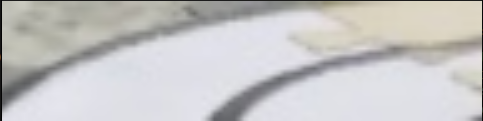
#> input picture pzb_ws/pzb_vision/scripts/img2.png, 483 x 121 px
$ python line_detection_trackbar.py
#> lines starting #> are read from the running program, lines starting #| are printed output that depends on the picture; after the words box and inside, x2 and y2 are one past the last pixel; in counts of white or black regions, pixels touching at a corner belong together
### pzb_ws/pzb_vision/scripts/segmentation_functions.py
#!/usr/bin/env python

import numpy as np
import cv2 as cv2
import math
from numpy import linalg
from matplotlib import pyplot as plt

class Point:
    id = 0
    x = 0.0
    y = 0.0
    fwd = -1
    back = -1
    left = -1
    right = -1
    lines = [0., 0.]

    # [5 lines left out: function __init__, not called in this run]

    def dist(self, other):
        return math.sqrt((self.x - other.x)**2 + (self.y - other.y)**2)

    # [6 lines left out: function display, not called in this run]

def p_dist(p1, p2):
    return math.sqrt((p1[0] - p2[0])**2 + (p1[1] - p2[1])**2)

def get_ang(line):
    ang = math.atan2(line[2] - line[0], line[3] - line[1])
    return norm_ang(ang)

def midpoint(line):
    return [(line[0] + line[2]) / 2, (line[1] + line[3]) / 2]

# [5 lines left out: function angle_diff, not called in this run]

def norm_ang(ang):
    new_ang = (ang + math.pi) % (2*math.pi) - math.pi
    return new_ang + 2 * math.pi if new_ang < -math.pi else new_ang

# [203 lines left out: functions dist, line_ang_diff, is_line_similar, is_line_similar2, point_in_bounds, extend_line and 14 more, not called in this run]

def op_idx(i):
    return (i//2) * 2 + (i+1)%2

# [27 lines left out: function find_rotation, not called in this run]

def get_pair(i, pp):
    return [pp[i], pp[op_idx(i)]]

def point_translate(p, trans):
    p.lines[0] -= trans[1]
    p.lines[1] -= trans[0]

# [51 lines left out: functions point_rotate, share_adj, not called in this run]

def get_trans_rel(p1, p2):
    return [p2.lines[0] - p1.lines[0], p2.lines[1] - p1.lines[1]]

# [73 lines left out: functions get_rel, h_line_similar, h_line_similar2, find_offset, sorted_lines, get_sign and 1 more, not called in this run]

def cv2_conc(imgs):
    frames = imgs[0].copy()
    if len(frames.shape) == 2:
        frames = cv2.cvtColor(frames, cv2.COLOR_GRAY2RGB)

    for i in range(len(imgs)-1):
        tmp = imgs[i+1].copy()
        if len(tmp.shape) == 2:
            tmp = cv2.cvtColor(tmp, cv2.COLOR_GRAY2RGB)
        frames = np.concatenate((frames, tmp), axis=0)
    return frames

# [4 lines left out: function validate_window, not called in this run]


def pure_ring(arr, ring, lims, n):
    in_p = 0
    out_p = 0
    last_p = 0

    windows = []

    for i in range(len(arr[0])):
        # print(len(arr) * ring // n)
        if arr[(len(arr) * ring // n)][i]:
            if last_p == 0:
                in_p = i
            out_p = i

            if len(windows) > 0 and i == len(arr[0]) - 1 and (out_p != windows[-1][1]):
                windows.append(validate_window(in_p, out_p, lims))

        else:
            if last_p != 0:
                windows.append(validate_window(in_p, out_p, lims))

        last_p = arr[len(arr) * ring // n][i]

    # print(ring, windows)
    return windows

# [4 lines left out: function is_joined_window, not called in this run]

def pure_thresh(arr):
    window_list = []
    n = 10
    for i in range(n-1):
        window_list.append(pure_ring(arr , i+1 , [70,180], n))

    windows_pure = []
    for windows in window_list:
        for window in windows:
            if window[2]:
                for i in range(len(windows_pure)):
                    if is_joined_window(windows_pure[i], window):
                        windows_pure[i] = [min(windows_pure[i][0], window[0]), max(windows_pure[i][1], window[1]), windows_pure[i][2] + window[2]]
                    else:
                        windows_pure.append(window)
                if len(windows_pure) == 0:
                    windows_pure.append(window)

    pure_image = np.copy(arr) * 0
    for windows in windows_pure:
        if windows[2] > n * 0.5:
            window_offset = len(arr[0]) // 50
            w_lims = [windows[0] - window_offset, windows[1] + window_offset]
            pure_image[::, w_lims[0]:w_lims[1]] = arr[::, w_lims[0]:w_lims[1]]

    return pure_image

### pzb_ws/pzb_vision/scripts/line_detection_trackbar.py
#!/usr/bin/env python3

import cv2 as cv2
import numpy as np
from segmentation_functions import *

idxs = range(278)

min_threshold_slider_max = 255
img_selector_slider_max = len(idxs) - 1
brightness_slider_max = 1000
contrast_slider_max = 100
low_canny_slider_max = 255
high_canny_slider_max = 255

title_window = 'Line Detection'

min_thresh = 143
chosen_idx = 0
brightness = 454
contrast = 45
low_canny = 50
high_canny = 150


def min_callback(val):
    global min_thresh
    min_thresh = val
    process_img()

def idx_callback(val):
    global chosen_idx
    chosen_idx = val
    process_img()

def brightness_callback(val):
    global brightness
    brightness = val/brightness_slider_max*-1000
    process_img()

def contrast_callback(val):
    global contrast
    contrast = val/contrast_slider_max*10
    process_img()

def low_canny_callback(val):
    global low_canny
    low_canny = val
    process_img()

def high_canny_callback(val):
    global high_canny
    high_canny = val
    process_img()


def process_img():
    img = cv2.imread("img2.png")
#> img is the input picture: shape (121, 483, 3); mean B, G, R 197.9, 198.1, 198.8

    w = img.shape[1] * 1
#> w = 483
    h = img.shape[0] * 1
#> h = 121
    img = cv2.resize(img,(w,h))

    x_c = int(w/2)
#> x_c = 241
    x_t = int(w*.3)
#> x_t = 144
    img = img[:: , x_c - x_t : x_c + x_t]
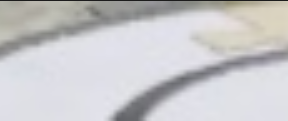
#> img: shape (121, 288, 3); mean B, G, R 203, 200.7, 201

    img_weighted = cv2.addWeighted(img, contrast, np.zeros(img.shape, img.dtype), 0, brightness)
#> img_weighted: shape (121, 288, 3); every value is 255
    grayImage = cv2.cvtColor(img_weighted, cv2.COLOR_BGR2GRAY)
#> grayImage: shape (121, 288); every value is 255

    ret,thresh = cv2.threshold(grayImage,min_thresh,255,cv2.THRESH_BINARY_INV)
#> thresh: shape (121, 288); every value is 0
#> ret = 143

    thresh2 = pure_thresh(thresh)
#> after the loop in pure_thresh, `for i in range(n-1):`: window_list = [[], [], [], [], [], [], [], [], []]
#> the loop in pure_thresh, `for windows in window_list:` made 9 passes
#> after the loop in pure_thresh, `for windows in window_list:`: windows_pure = []

    col = 0
    colsum = []

    for i in range(len(img[0])):
        for j in range(len(img)):
            col += thresh2[j][i]
        colsum.append(int(col/j))
        col = 0
#> after the loop, colsum = 288 values from 0 to 0

    # PORCENTAJE PARA THRESHOLD
    thr_p = 0.8

    # THRESHOLD PARA DETERMINAR LINEA
    threshold = thr_p * max(colsum)
#> threshold = 0

    # print(colsum[2])

    for i in range(len(img[0])):
        for j in range(len(img)):
            if(colsum[i] < threshold):
                thresh2[j][i] = 0
            else:
                thresh2[j][i] = 255

    # MOMENTOS (PARA ENCONTRAR CENTRO DE BLOB)
    M = cv2.moments(thresh2)
#> M = moments, m00 8886240, centre m10/m00, m01/m00 = (143.5, 60)

    if M["m00"] != 0:
        cX = int(M["m10"] / M["m00"])
#> cX = 143
        cY = int(M["m01"] / M["m00"])
#> cY = 60
        # print("cX: " + str(cX) + "  cY: " + str(cY))
    else:
        cX, cY = 0, 0

    viewingFrame = img.copy()
    if cX != thresh2.shape[1]//2 - 1 or cY != thresh2.shape[0]//2 - 1:
        cv2.circle(viewingFrame,(cX, cY), 10, (0,0,255),-1)
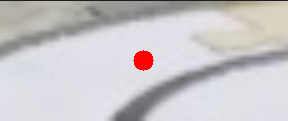
#> viewingFrame: shape (121, 288, 3); 0.91% of pixels changed, all inside (x1, y1, x2, y2) = (133, 50, 154, 71)

    frames = cv2_conc([img, img_weighted, thresh, thresh2, viewingFrame])
#> the loop in cv2_conc, `for i in range(len(imgs)-1):` made 4 passes
#> pass 1, in cv2_conc, `frames = np.concatenate((frames, tmp), axis=0)`:
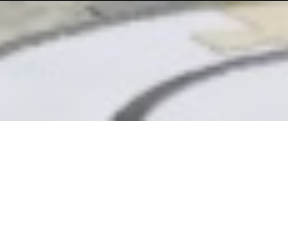
#> frames: shape (242, 288, 3); mean of channels 0, 1, 2 229, 227.8, 228; drawn as B, G, R
#> pass 2, in cv2_conc, `frames = np.concatenate((frames, tmp), axis=0)`:
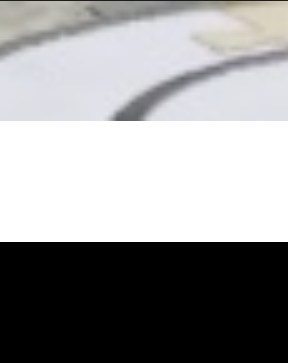
#> frames: shape (363, 288, 3); mean of channels 0, 1, 2 152.7, 151.9, 152; drawn as B, G, R
#> pass 3, in cv2_conc, `frames = np.concatenate((frames, tmp), axis=0)`:
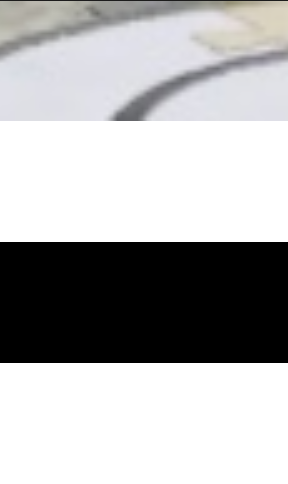
#> frames: shape (484, 288, 3); mean of channels 0, 1, 2 178.3, 177.7, 177.8; drawn as B, G, R
#> after the loop in cv2_conc, `for i in range(len(imgs)-1):`:
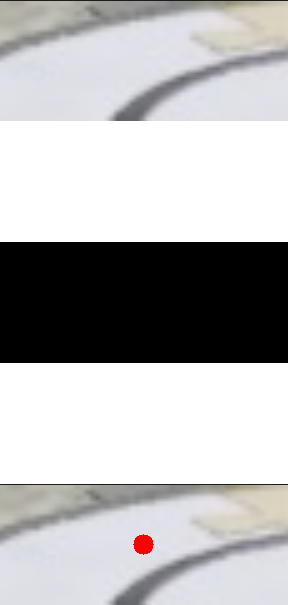
#> frames: shape (605, 288, 3); mean of channels 0, 1, 2 182.8, 181.9, 182.5; drawn as B, G, R
    # frames = cv2_conc([img, viewingFrame])

    cv2.imshow('frames', frames)

cv2.namedWindow(title_window)
cv2.createTrackbar('min', title_window , min_thresh, min_threshold_slider_max, min_callback)
cv2.createTrackbar('idx', title_window , chosen_idx, img_selector_slider_max, idx_callback)
cv2.createTrackbar('brightness', title_window , brightness, brightness_slider_max, brightness_callback)
cv2.createTrackbar('contrast', title_window , contrast, contrast_slider_max, contrast_callback)
cv2.createTrackbar('low_canny', title_window , low_canny, low_canny_slider_max, low_canny_callback)
cv2.createTrackbar('high_canny', title_window , high_canny, high_canny_slider_max, high_canny_callback)

# Show some stuff
process_img()
# Wait until user press some key
cv2.waitKey(0)

$ run again, with pzb_ws/pzb_vision/scripts/img1.png copied over pzb_ws/pzb_vision/scripts/img2.png
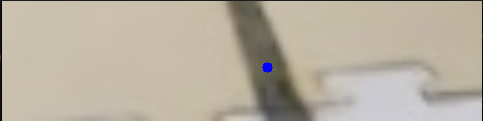
#> input picture pzb_ws/pzb_vision/scripts/img1.png, 483 x 121 px
#> in process_img, img is the input picture: shape (121, 483, 3); mean B, G, R 160.8, 176.4, 184.7
#> in process_img, `img = img[:: , x_c - x_t : x_c + x_t]`:
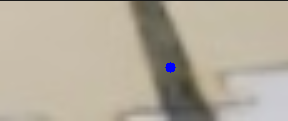
#> img: shape (121, 288, 3); mean B, G, R 155.9, 171.9, 180.4
#> img_weighted: shape (121, 288, 3); every value is 255
#> grayImage: shape (121, 288); every value is 255
#> thresh: shape (121, 288); every value is 0
#> ret = 143
#> after the loop in pure_thresh, `for i in range(n-1):`: window_list = [[], [], [], [], [], [], [], [], []]
#> the loop in pure_thresh, `for windows in window_list:` made 9 passes
#> after the loop in pure_thresh, `for windows in window_list:`: windows_pure = []
#> after the loop in process_img, `for i in range(len(img[0])):`: colsum = 288 values from 0 to 0
#> threshold = 0
#> M = moments, m00 8886240, centre m10/m00, m01/m00 = (143.5, 60)
#> cX = 143
#> cY = 60
#> viewingFrame: shape (121, 288, 3); 0.91% of pixels changed, all inside (x1, y1, x2, y2) = (133, 50, 154, 71)
#> the loop in cv2_conc, `for i in range(len(imgs)-1):` made 4 passes
#> after the loop in cv2_conc, `for i in range(len(imgs)-1):`:
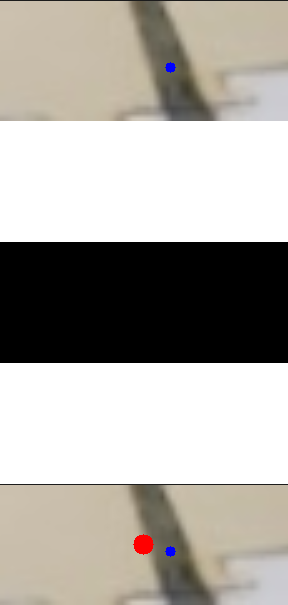
#> frames: shape (605, 288, 3); mean of channels 0, 1, 2 164.1, 170.5, 174.3; drawn as B, G, R

$ run again, with pzb_ws/pzb_vision/scripts/img.png copied over pzb_ws/pzb_vision/scripts/img2.png
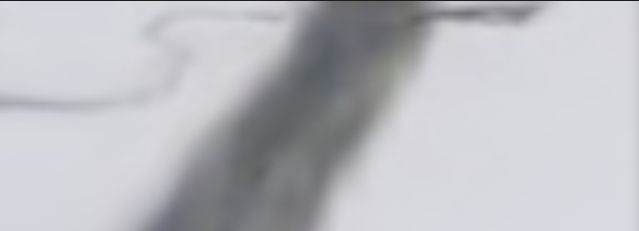
#> input picture pzb_ws/pzb_vision/scripts/img.png, 639 x 231 px
#> in process_img, img is the input picture: shape (231, 639, 3); mean B, G, R 192.9, 187.9, 187.5
#> in process_img, `img = img[:: , x_c - x_t : x_c + x_t]`:
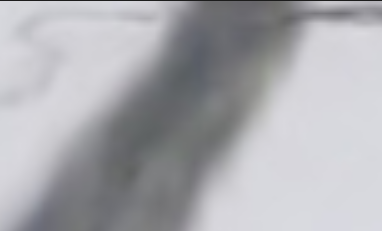
#> img: shape (231, 382, 3); mean B, G, R 175.7, 171.2, 171
#> img_weighted: shape (231, 382, 3); every value is 255
#> grayImage: shape (231, 382); every value is 255
#> thresh: shape (231, 382); every value is 0
#> ret = 143
#> after the loop in pure_thresh, `for i in range(n-1):`: window_list = [[], [], [], [], [], [], [], [], []]
#> the loop in pure_thresh, `for windows in window_list:` made 9 passes
#> after the loop in pure_thresh, `for windows in window_list:`: windows_pure = []
#> after the loop in process_img, `for i in range(len(img[0])):`: colsum = 382 values from 0 to 0
#> threshold = 0
#> M = moments, m00 22501710, centre m10/m00, m01/m00 = (190.5, 115)
#> cX = 190
#> cY = 115
#> viewingFrame: shape (231, 382, 3); 0.36% of pixels changed, all inside (x1, y1, x2, y2) = (180, 105, 201, 126)
#> the loop in cv2_conc, `for i in range(len(imgs)-1):` made 4 passes
#> after the loop in cv2_conc, `for i in range(len(imgs)-1):`:
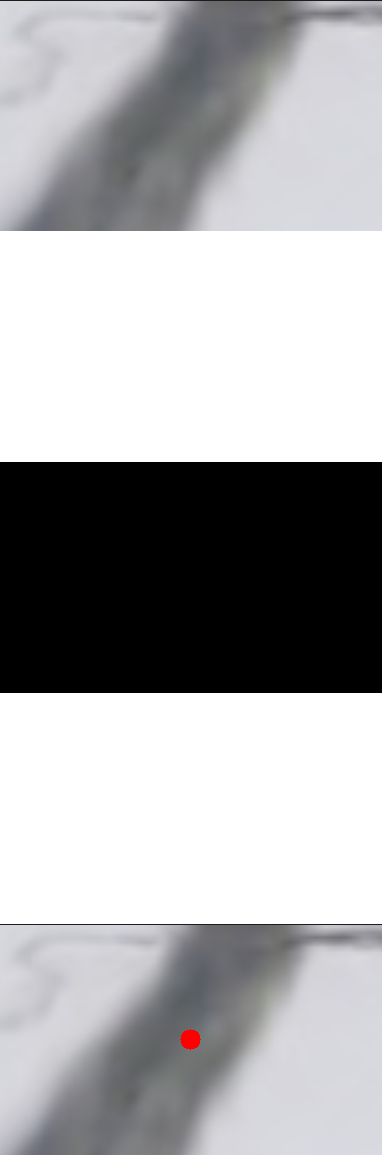
#> frames: shape (1155, 382, 3); mean of channels 0, 1, 2 172.2, 170.4, 170.5; drawn as B, G, R
